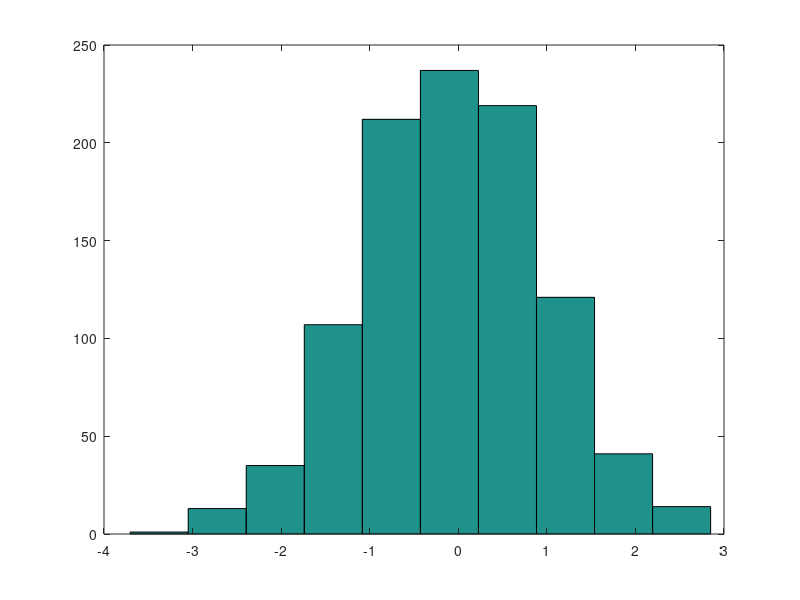
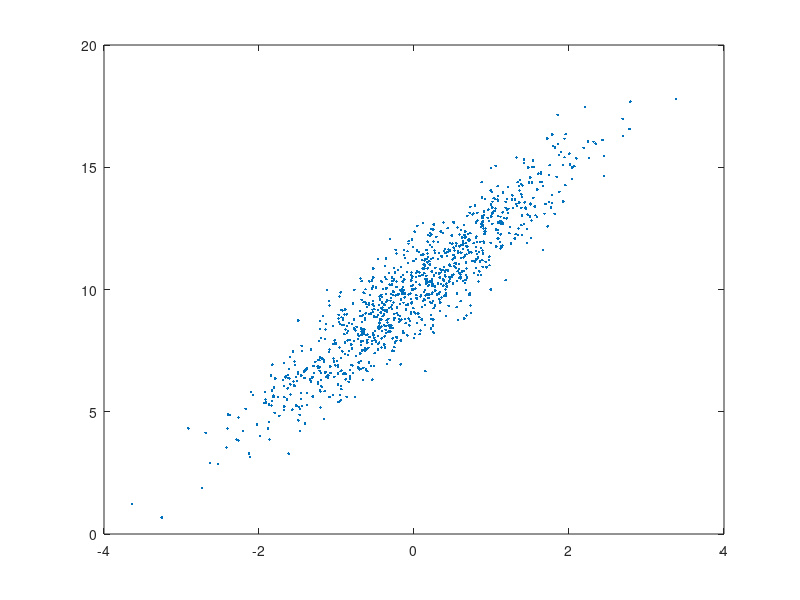

The MATLAB source for these figures, in order: (Note: this script raises an error after producing the figures.)
clc;clear all;close all;

%%
%Part1 (4)

%random normal distribution error and x

N = 1000;
rng('default');
rng(1);
error4 = normrnd(0,1,[N,1]); %mean 0, standard deviation 1
rng(2);
x4 = normrnd(0,1,[1,N]);

%beta
beta1 = 10;
beta2 = 2.5;

%y
y4 = beta1 + beta2 * x4' + error4;

%plot
figure('Name','Error plot 1000 observations')
hist(error4);
figure('Name','X and Y plot 1000 obervations')
plot(x4,y4,'LineStyle','none','Marker','.');



%regression

mylm4 = mlr(x4,y4);
yhat4 = mylm4.result(1) + mylm4.result(2) * x4';
residual4 = y4 - yhat4;
figure('Name','Residual plot 100 observations')
plot(1:N,error4,1:N,residual4,'LineStyle','none','Marker','.');
legend('error','residual');

figure('Name','Equation plot 100 obervations with residual')
plot(x4,yhat4);hold all;
plot(residual4,yhat4,'LineStyle','none','Marker','.');

